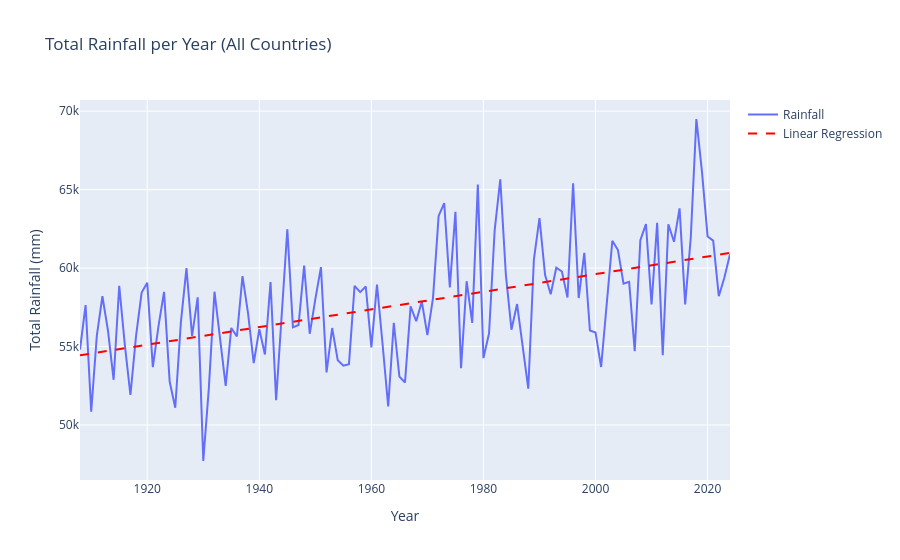

The code cell stored with this chart in its notebook:
### Code cell
from sklearn.linear_model import LinearRegression
import plotly.graph_objects as go
import numpy as np

# Prepare data
X = NA_rainfall_per_year['year'].values.reshape(-1, 1)
y = NA_rainfall_per_year['rainfall_mm'].values

# Fit linear regression
model = LinearRegression()
model.fit(X, y)

# Predict values
y_pred = model.predict(X)

# Plot original rainfall as line
fig = go.Figure()

fig.add_trace(go.Scatter(
    x=NA_rainfall_per_year['year'],
    y=y,
    mode='lines',
    name='Rainfall'
))

# Add regression line
fig.add_trace(go.Scatter(
    x=NA_rainfall_per_year['year'],
    y=y_pred,
    mode='lines',
    name='Linear Regression',
    line=dict(dash='dash', color='red')  # dashed red line
))

# Update layout
fig.update_layout(
    title='Total Rainfall per Year (All Countries)',
    xaxis_title='Year',
    yaxis_title='Total Rainfall (mm)'
)

fig.show()
